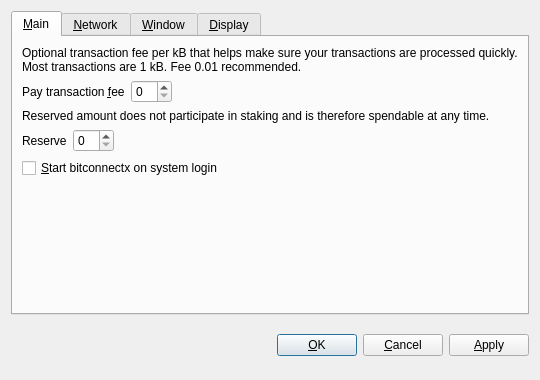
<?xml version="1.0" encoding="UTF-8"?>
<ui version="4.0">
 <class>OptionsDialog</class>
 <widget class="QDialog" name="OptionsDialog">
  <property name="geometry">
   <rect>
    <x>0</x>
    <y>0</y>
    <width>540</width>
    <height>380</height>
   </rect>
  </property>
  <property name="windowTitle">
   <string>Options</string>
  </property>

  <property name="modal">
   <bool>true</bool>
  </property>
  <layout class="QVBoxLayout" name="verticalLayout">
   <item>
    <widget class="QTabWidget" name="tabWidget">
     <property name="tabPosition">
      <enum>QTabWidget::North</enum>
     </property>
     <property name="currentIndex">
      <number>0</number>
     </property>
     <widget class="QWidget" name="tabMain">
      <attribute name="title">
       <string>&amp;Main</string>
      </attribute>
      <layout class="QVBoxLayout" name="verticalLayout_Main">
       <item>
        <widget class="QLabel" name="transactionFeeInfoLabel">
         <property name="text">
          <string>Optional transaction fee per kB that helps make sure your transactions are processed quickly. Most transactions are 1 kB. Fee 0.01 recommended.</string>
         </property>
         <property name="textFormat">
          <enum>Qt::PlainText</enum>
         </property>
         <property name="wordWrap">
          <bool>true</bool>
         </property>
        </widget>
       </item>
       <item>
        <layout class="QHBoxLayout" name="horizontalLayoutFee">
         <item>
          <widget class="QLabel" name="transactionFeeLabel">
           <property name="text">
            <string>Pay transaction &amp;fee</string>
           </property>
           <property name="textFormat">
            <enum>Qt::PlainText</enum>
           </property>
           <property name="buddy">
            <cstring>transactionFee</cstring>
           </property>
          </widget>
         </item>
         <item>
          <widget class="BitcoinAmountField" name="transactionFee"/>
         </item>
         <item>
          <spacer name="horizontalSpacerFee">
           <property name="orientation">
            <enum>Qt::Horizontal</enum>
           </property>
           <property name="sizeHint" stdset="0">
            <size>
             <width>40</width>
             <height>20</height>
            </size>
           </property>
          </spacer>
         </item>
        </layout>
       </item>
       <item>
        <widget class="QLabel" name="reserveBalanceInfoLabel">
         <property name="text">
          <string>Reserved amount does not participate in staking and is therefore spendable at any time.</string>
         </property>
         <property name="textFormat">
          <enum>Qt::PlainText</enum>
         </property>
         <property name="wordWrap">
          <bool>true</bool>
         </property>
        </widget>
       </item>
       <item>
        <layout class="QHBoxLayout" name="horizontalLayoutReserveBalance">
         <item>
          <widget class="QLabel" name="reserveBalanceLabel">
           <property name="text">
            <string>Reserve</string>
           </property>
           <property name="textFormat">
            <enum>Qt::PlainText</enum>
           </property>
           <property name="buddy">
            <cstring>reserveBalance</cstring>
           </property>
          </widget>
         </item>
         <item>
          <widget class="BitcoinAmountField" name="reserveBalance"/>
         </item>
         <item>
          <spacer name="horizontalSpacerReserveBalance">
           <property name="orientation">
            <enum>Qt::Horizontal</enum>
           </property>
           <property name="sizeHint" stdset="0">
            <size>
             <width>40</width>
             <height>20</height>
            </size>
           </property>
          </spacer>
         </item>
        </layout>
       </item>
       <item>
        <widget class="QCheckBox" name="bitcoinAtStartup">
         <property name="toolTip">
          <string>Automatically start bitconnectx after logging in to the system.</string>
         </property>
         <property name="text">
          <string>&amp;Start bitconnectx on system login</string>
         </property>
        </widget>
       </item>
       <item>
        <spacer name="verticalSpacer_Main">
         <property name="orientation">
          <enum>Qt::Vertical</enum>
         </property>
         <property name="sizeHint" stdset="0">
          <size>
           <width>20</width>
           <height>40</height>
          </size>
         </property>
        </spacer>
       </item>
      </layout>
     </widget>
     <widget class="QWidget" name="tabNetwork">
      <attribute name="title">
       <string>&amp;Network</string>
      </attribute>
      <layout class="QVBoxLayout" name="verticalLayout_Network">
       <item>
        <widget class="QCheckBox" name="mapPortUpnp">
         <property name="toolTip">
          <string>Automatically open the bitconnectx client port on the router. This only works when your router supports UPnP and it is enabled.</string>
         </property>
         <property name="text">
          <string>Map port using &amp;UPnP</string>
         </property>
        </widget>
       </item>
       <item>
        <widget class="QCheckBox" name="connectSocks">
         <property name="toolTip">
          <string>Connect to the bitconnectx network through a SOCKS proxy (e.g. when connecting through Tor).</string>
         </property>
         <property name="text">
          <string>&amp;Connect through SOCKS proxy:</string>
         </property>
        </widget>
       </item>
       <item>
        <layout class="QHBoxLayout" name="horizontalLayout_Network">
         <item>
          <widget class="QLabel" name="proxyIpLabel">
           <property name="text">
            <string>Proxy &amp;IP:</string>
           </property>
           <property name="textFormat">
            <enum>Qt::PlainText</enum>
           </property>
           <property name="buddy">
            <cstring>proxyIp</cstring>
           </property>
          </widget>
         </item>
         <item>
          <widget class="QValidatedLineEdit" name="proxyIp">
           <property name="maximumSize">
            <size>
             <width>140</width>
             <height>16777215</height>
            </size>
           </property>
           <property name="toolTip">
            <string>IP address of the proxy (e.g. 127.0.0.1)</string>
           </property>
          </widget>
         </item>
         <item>
          <widget class="QLabel" name="proxyPortLabel">
           <property name="text">
            <string>&amp;Port:</string>
           </property>
           <property name="textFormat">
            <enum>Qt::PlainText</enum>
           </property>
           <property name="buddy">
            <cstring>proxyPort</cstring>
           </property>
          </widget>
         </item>
         <item>
          <widget class="QLineEdit" name="proxyPort">
           <property name="maximumSize">
            <size>
             <width>55</width>
             <height>16777215</height>
            </size>
           </property>
           <property name="toolTip">
            <string>Port of the proxy (e.g. 9050)</string>
           </property>
          </widget>
         </item>
         <item>
          <widget class="QLabel" name="socksVersionLabel">
           <property name="text">
            <string>SOCKS &amp;Version:</string>
           </property>
           <property name="textFormat">
            <enum>Qt::PlainText</enum>
           </property>
           <property name="buddy">
            <cstring>socksVersion</cstring>
           </property>
          </widget>
         </item>
         <item>
          <widget class="QValueComboBox" name="socksVersion">
           <property name="toolTip">
            <string>SOCKS version of the proxy (e.g. 5)</string>
           </property>
          </widget>
         </item>
         <item>
          <spacer name="horizontalSpacer_Network">
           <property name="orientation">
            <enum>Qt::Horizontal</enum>
           </property>
           <property name="sizeHint" stdset="0">
            <size>
             <width>40</width>
             <height>20</height>
            </size>
           </property>
          </spacer>
         </item>
        </layout>
       </item>
       <item>
        <spacer name="verticalSpacer_Network">
         <property name="orientation">
          <enum>Qt::Vertical</enum>
         </property>
         <property name="sizeHint" stdset="0">
          <size>
           <width>20</width>
           <height>40</height>
          </size>
         </property>
        </spacer>
       </item>
      </layout>
     </widget>
     <widget class="QWidget" name="tabWindow">
      <attribute name="title">
       <string>&amp;Window</string>
      </attribute>
      <layout class="QVBoxLayout" name="verticalLayout_Window">
       <item>
        <widget class="QCheckBox" name="minimizeToTray">
         <property name="toolTip">
          <string>Show only a tray icon after minimizing the window.</string>
         </property>
         <property name="text">
          <string>&amp;Minimize to the tray instead of the taskbar</string>
         </property>
        </widget>
       </item>
       <item>
        <widget class="QCheckBox" name="minimizeOnClose">
         <property name="toolTip">
          <string>Minimize instead of exit the application when the window is closed. When this option is enabled, the application will be closed only after selecting Quit in the menu.</string>
         </property>
         <property name="text">
          <string>M&amp;inimize on close</string>
         </property>
        </widget>
       </item>
       <item>
        <spacer name="verticalSpacer_Window">
         <property name="orientation">
          <enum>Qt::Vertical</enum>
         </property>
         <property name="sizeHint" stdset="0">
          <size>
           <width>20</width>
           <height>40</height>
          </size>
         </property>
        </spacer>
       </item>
      </layout>
     </widget>
     <widget class="QWidget" name="tabDisplay">
      <attribute name="title">
       <string>&amp;Display</string>
      </attribute>
      <layout class="QVBoxLayout" name="verticalLayout_Display">
       <item>
        <layout class="QHBoxLayout" name="horizontalLayout_1_Display">
         <item>
          <widget class="QLabel" name="langLabel">
           <property name="text">
            <string>User Interface &amp;language:</string>
           </property>
           <property name="textFormat">
            <enum>Qt::PlainText</enum>
           </property>
           <property name="buddy">
            <cstring>lang</cstring>
           </property>
          </widget>
         </item>
         <item>
          <widget class="QValueComboBox" name="lang">
           <property name="toolTip">
            <string>The user interface language can be set here. This setting will take effect after restarting bitconnectx.</string>
           </property>
          </widget>
         </item>
        </layout>
       </item>
       <item>
        <layout class="QHBoxLayout" name="horizontalLayout_2_Display">
         <item>
          <widget class="QLabel" name="unitLabel">
           <property name="text">
            <string>&amp;Unit to show amounts in:</string>
           </property>
           <property name="textFormat">
            <enum>Qt::PlainText</enum>
           </property>
           <property name="buddy">
            <cstring>unit</cstring>
           </property>
          </widget>
         </item>
         <item>
          <widget class="QValueComboBox" name="unit">
           <property name="toolTip">
            <string>Choose the default subdivision unit to show in the interface and when sending coins.</string>
           </property>
          </widget>
         </item>
        </layout>
       </item>
       <item>
        <widget class="QCheckBox" name="displayAddresses">
         <property name="toolTip">
          <string>Whether to show bitconnectx addresses in the transaction list or not.</string>
         </property>
         <property name="text">
          <string>&amp;Display addresses in transaction list</string>
         </property>
        </widget>
       </item>
       <item>
        <widget class="QCheckBox" name="coinControlFeatures">
         <property name="toolTip">
          <string>Whether to show coin control features or not.</string>
         </property>
         <property name="text">
          <string>Display coin &amp;control features (experts only!)</string>
         </property>
        </widget>
       </item>
       <item>
        <spacer name="verticalSpacer_Display">
         <property name="orientation">
          <enum>Qt::Vertical</enum>
         </property>
         <property name="sizeHint" stdset="0">
          <size>
           <width>20</width>
           <height>40</height>
          </size>
         </property>
        </spacer>
       </item>
      </layout>
     </widget>
    </widget>
   </item>
   <item>
    <layout class="QHBoxLayout" name="horizontalLayout_Buttons">
     <item>
      <spacer name="horizontalSpacer_1">
       <property name="orientation">
        <enum>Qt::Horizontal</enum>
       </property>
       <property name="sizeHint" stdset="0">
        <size>
         <width>40</width>
         <height>48</height>
        </size>
       </property>
      </spacer>
     </item>
     <item>
      <widget class="QLabel" name="statusLabel">
       <property name="font">
        <font>
         <weight>75</weight>
         <bold>true</bold>
        </font>
       </property>
       <property name="text">
        <string/>
       </property>
       <property name="textFormat">
        <enum>Qt::PlainText</enum>
       </property>
       <property name="wordWrap">
        <bool>true</bool>
       </property>
      </widget>
     </item>
     <item>
      <spacer name="horizontalSpacer_2">
       <property name="orientation">
        <enum>Qt::Horizontal</enum>
       </property>
       <property name="sizeHint" stdset="0">
        <size>
         <width>40</width>
         <height>48</height>
        </size>
       </property>
      </spacer>
     </item>
     <item>
      <widget class="QPushButton" name="okButton">
       <property name="text">
        <string>&amp;OK</string>
       </property>
      </widget>
     </item>
     <item>
      <widget class="QPushButton" name="cancelButton">
       <property name="text">
        <string>&amp;Cancel</string>
       </property>
       <property name="autoDefault">
        <bool>false</bool>
       </property>
      </widget>
     </item>
     <item>
      <widget class="QPushButton" name="applyButton">
       <property name="text">
        <string>&amp;Apply</string>
       </property>
       <property name="autoDefault">
        <bool>false</bool>
       </property>
      </widget>
     </item>
    </layout>
   </item>
  </layout>
 </widget>
 <customwidgets>
  <customwidget>
   <class>BitcoinAmountField</class>
   <extends>QSpinBox</extends>
   <header>bitcoinamountfield.h</header>
  </customwidget>
  <customwidget>
   <class>QValueComboBox</class>
   <extends>QComboBox</extends>
   <header>qvaluecombobox.h</header>
  </customwidget>
  <customwidget>
   <class>QValidatedLineEdit</class>
   <extends>QLineEdit</extends>
   <header>qvalidatedlineedit.h</header>
  </customwidget>
 </customwidgets>
 <resources/>
 <connections/>
</ui>
